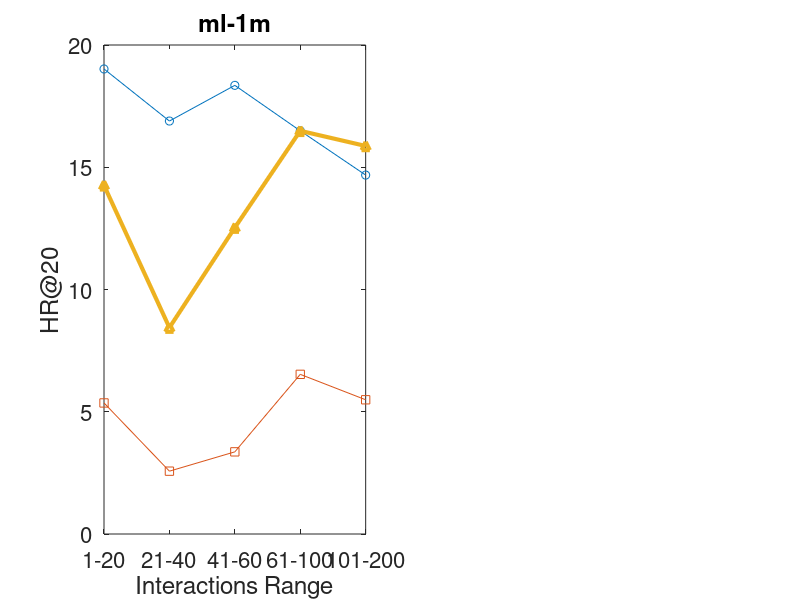

MATLAB code for this plot: (Note: this script raises an error after producing the figure.)
% Data for ml-1m
ml_1m_range = {'1-20', '21-40', '41-60', '61-100', '101-200'};
ml_1m_percentage = [21.06, 22.08, 14.24, 17.09, 17.29];
ml_1m_HR20M = [19.02, 16.89, 18.35, 16.49, 14.68];
ml_1m_HR20C = [5.36, 2.57, 3.36, 6.53, 5.49];
ml_1m_HR20MC = [14.26, 8.44, 12.53, 16.49, 15.87];

% Data for jester
jester_range = {'1-7', '8-10', '11-15', '16-20', '21-50'};
jester_percentage = [24.48, 14.84, 24.77, 22.05, 13.83];
jester_HR20M = [42.12, 69.32, 70.08, 72.56, 73.8];
jester_HR20C = [37.51, 70.71, 60.02, 71.72, 75.85];
jester_HR20MC = [35.3, 69.41, 65.48, 73.28, 74.98];

% 创建子图
figure('Units', 'inches', 'Position', [0, 0, 8, 8]);

% 设置字体和线条大小
lineWidth = 3;
fontSizeLarge = 18;
fontSizeSmall = 16;

% 存储句柄
handles = zeros(1, 3);

subplot(1,2,1);  % 第一个子图
h1 = plot(1:5, ml_1m_HR20M, '-o', 1:5, ml_1m_HR20C, '-s', 1:5, ml_1m_HR20MC, '-^', 'LineWidth', lineWidth);
handles(1:3) = h1;
title('ml-1m', 'FontSize', fontSizeLarge);
xlabel('Interactions Range', 'FontSize', fontSizeSmall);
ylabel('HR@20', 'FontSize', fontSizeSmall);
set(gca, 'XTick', 1:5, 'XTickLabel', ml_1m_range, 'FontSize', fontSizeSmall);
yyaxis right;
bar(1:5, ml_1m_percentage, 0.2, 'FaceColor', [0.2 0.2 0.2], 'EdgeColor', 'none', 'FaceAlpha', 0.5);  % ml-1m 子图
ylabel('Percentage of Data (%)', 'FontSize', fontSizeSmall);

subplot(1,2,2);  % 第二个子图
plot(1:5, jester_HR20M, '-o', 1:5, jester_HR20C, '-s', 1:5, jester_HR20MC, '-^', 'LineWidth', lineWidth);
title('jester', 'FontSize', fontSizeLarge);
xlabel('Interactions Range', 'FontSize', fontSizeSmall);
ylabel('HR@20', 'FontSize', fontSizeSmall);
set(gca, 'XTick', 1:5, 'XTickLabel', jester_range, 'FontSize', fontSizeSmall);
yyaxis right;
bar(1:5, jester_percentage, 0.2, 'FaceColor', [0.2 0.2 0.2], 'EdgeColor', 'none', 'FaceAlpha', 0.5);  % jester 子图
ylabel('Percentage of Data (%)', 'FontSize', fontSizeSmall);

% 创建全局图例
figureLegend = legend(handles(1:3), 'HR@20 Int', 'HR@20 Conf', 'HR@20 Int+Conf', 'FontSize', fontSizeSmall);
set(figureLegend, 'Position', [0.4, 0.01, 0, 0], 'Units', 'normalized');